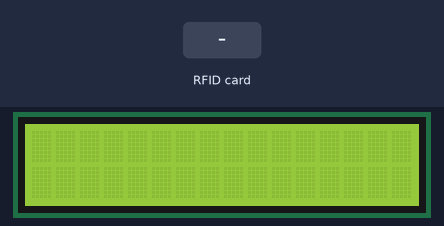
The sketch below on a simulated Arduino Uno, built with avr-gcc and run on an emulated ATmega328P. Shown: 16×2 character LCD. The test bench sets the inputs (shaded band). What the sketch prints to the serial monitor is not drawn.

Above: at 1.3 s.
1.4 s: RFID card 5E 7A 19 C4 held to the reader
At 1.44 s:
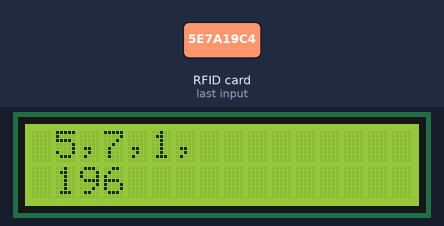
At 2.6 s:
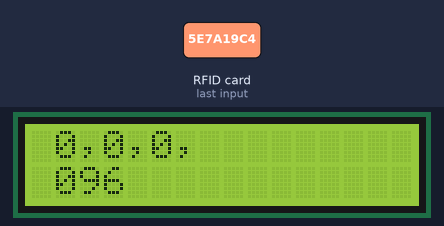
Timing chart, 0 to 4.4 s (numbered marks = the images above; inputs shaded):
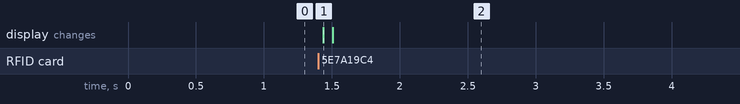

Measured:
- after the input at 1.4 s, the display: changes at once (image 1)

The sketch:

sketch_nov18a.ino
```cpp
#include <LiquidCrystal_I2C.h >
#include <Wire.h>
#include <SPI.h>
#include <MFRC522.h>
LiquidCrystal_I2C lcd(0x27,16,2);
#define RST_PIN         9           // Configurable, see typical pin layout above
#define SS_PIN          10          // Configurable, see typical pin layout above
byte proesd=100;
MFRC522 mfrc522(SS_PIN, RST_PIN);

MFRC522::MIFARE_Key key;
void setup() {
  Serial.begin(9600);
  lcd.init();
  lcd.backlight();
  SPI.begin();        // Init SPI bus
  mfrc522.PCD_Init(); // Init MFRC522 card

for (byte i = 0; i < 6; i++) {
        key.keyByte[i] = 0xFF;
    }
}

void loop() {
   if ( ! mfrc522.PICC_IsNewCardPresent())
        return;
    if ( ! mfrc522.PICC_ReadCardSerial())
        return;


    Serial.print(F("Card UID:"));
    dump_byte_array(mfrc522.uid.uidByte, mfrc522.uid.size);
    Serial.println();
    byte sector         = 1;
    byte blockAddr      = 4;
    byte trailerBlock   = 7;
    MFRC522::StatusCode status;
    byte buffer[18];
    byte size = sizeof(buffer);

    // Authenticate using key A
    Serial.println(F("Authenticating using key A..."));
    status = (MFRC522::StatusCode) mfrc522.PCD_Authenticate(MFRC522::PICC_CMD_MF_AUTH_KEY_A, trailerBlock, &key, &(mfrc522.uid));
    if (status != MFRC522::STATUS_OK) {
        Serial.print(F("PCD_Authenticate() failed: "));
        Serial.println(mfrc522.GetStatusCodeName(status));
        return;
    }
// Read data from the block
    Serial.println(F("Reading data from block "));
    status = (MFRC522::StatusCode) mfrc522.MIFARE_Read(blockAddr, buffer, &size);
    if (status != MFRC522::STATUS_OK) {
        Serial.print(F("MIFARE_Read() failed: "));
        Serial.println(mfrc522.GetStatusCodeName(status));
    }
    dump_byte_array(buffer, 16); Serial.println();
    Serial.println();

}
void dump_byte_array(byte *buffer, byte bufferSize) {
  byte pog,pogi,pogie,pop;
    for (byte i = 0; i < bufferSize; i++) {
        Serial.print(buffer[i] < 0x10 ? " 0" : " ");
        Serial.print(buffer[i], HEX);
        if(i==0){
          pog =buffer[i];
        }
        if(i==1){
          pogi=buffer[i];
        }
        if(i==2){
          pogie=buffer[i];
        }
        if(i==3){
          pop=buffer[i];
        }
    }
    Serial.println(pog,HEX);
    lcd.setCursor(1,0);
    lcd.print(pog,HEX);
    lcd.setCursor(2,0);
    lcd.print(",");
    lcd.setCursor(3,0);
    lcd.print(pogi,HEX);
    lcd.setCursor(4,0);
    lcd.print(",");
    lcd.setCursor(5,0);
    lcd.print(pogie,HEX);
    lcd.setCursor(6,0);
    lcd.print(",");
    lcd.setCursor(1,1);
    lcd.print(pop);
    //lcd.setCursor(10,0);
    //lcd.print(".");
}
```
